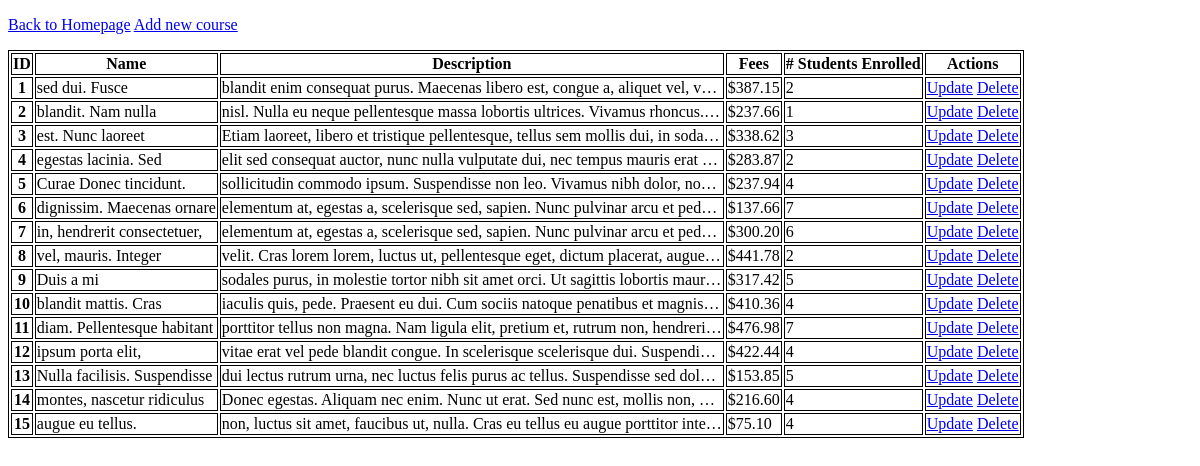
The app's page /courses/index.php (signed in) with its own data.
### tables this page shows
CREATE TABLE `courses`
(
    `id`          int(11) PRIMARY KEY NOT NULL AUTO_INCREMENT,
    `name`        varchar(128)        NOT NULL,
    `description` text                NOT NULL,
    `fees`        decimal(7, 2)       NOT NULL
);

### courses/index.php (the view, shortened to what this page needs)
<?php
require_once("../authentication.php");
$queryCourses = "SELECT
        `co`.`id`, `co`.`name`, `co`.`description`, `co`.`fees`,
        COUNT(`cs`.`student_id`) AS `number_students`
    FROM `courses` `co`
    LEFT JOIN `courses_students` `cs` ON `cs`.`course_id` = `co`.`id`
    GROUP BY `co`.`id`";
$stmt = $dbh->prepare($queryCourses);
$stmt->execute();
?>
<!doctype html>
<html lang="en">
<head>
</head>
<body>
<p><a href="../index.php">Back to Homepage</a> <a href="add.php">Add new course</a></p>
<table class="table">
    <thead>
    <tr>
        <th scope="col">ID</th>
        <th scope="col">Name</th>
        <th scope="col">Description</th>
        <th scope="col">Fees</th>
        <th scope="col"># Students Enrolled</th>
        <th scope="col">Actions</th>
    </tr>
    </thead>
    <tbody>
    <?php while ($row = $stmt->fetchObject()): ?>
        <tr>
            <th scope="row"><?= $row->id ?></th>
            <td class="course-name"><?= $row->name ?></td>
            <td class="course-description"><?= htmlentities($row->description) ?></td>
            <td>$<?= $row->fees ?></td>
            <td><?= $row->number_students ?></td>
            <td><a href="update.php?id=<?= $row->id ?>">Update</a> <a href="delete.php?id=<?= $row->id ?>" class="delete-course">Delete</a></td>
        </tr>
    <?php endwhile; ?>
    </tbody>
</table>
</body>
</html>

### courses/index.php (style rules this page uses)
table, tr, th, td { border: 1px black solid; }
.course-description { max-width: 500px; white-space: nowrap; overflow: hidden; text-overflow: ellipsis; cursor: pointer; }

### records on screen
courses: id "1", name "sed dui. Fusce", description "blandit enim consequat purus. Maecenas libero est, congue a, aliquet vel, v…", fees "387.15", number_students "2"
courses: id "2", name "blandit. Nam nulla", description "nisl. Nulla eu neque pellentesque massa lobortis ultrices. Vivamus rhoncus.…", fees "237.66", number_students "1"
courses: id "3", name "est. Nunc laoreet", description "Etiam laoreet, libero et tristique pellentesque, tellus sem mollis dui, in soda…", fees "338.62", number_students "3"
courses: id "4", name "egestas lacinia. Sed", description "elit sed consequat auctor, nunc nulla vulputate dui, nec tempus mauris erat…", fees "283.87", number_students "2"
courses: id "5", name "Curae Donec tincidunt.", description "sollicitudin commodo ipsum. Suspendisse non leo. Vivamus nibh dolor, no…", fees "237.94", number_students "4"
courses: id "6", name "dignissim. Maecenas ornare", description "elementum at, egestas a, scelerisque sed, sapien. Nunc pulvinar arcu et ped…", fees "137.66", number_students "7"
courses: id "7", name "in, hendrerit consectetuer,", description "elementum at, egestas a, scelerisque sed, sapien. Nunc pulvinar arcu et ped…", fees "300.20", number_students "6"
courses: id "8", name "vel, mauris. Integer", description "velit. Cras lorem lorem, luctus ut, pellentesque eget, dictum placerat, augue…", fees "441.78", number_students "2"
courses: id "9", name "Duis a mi", description "sodales purus, in molestie tortor nibh sit amet orci. Ut sagittis lobortis maur…", fees "317.42", number_students "5"
courses: id "10", name "blandit mattis. Cras", description "iaculis quis, pede. Praesent eu dui. Cum sociis natoque penatibus et magnis…", fees "410.36", number_students "4"
courses: id "11", name "diam. Pellentesque habitant", description "porttitor tellus non magna. Nam ligula elit, pretium et, rutrum non, hendreri…", fees "476.98", number_students "7"
courses: id "12", name "ipsum porta elit,", description "vitae erat vel pede blandit congue. In scelerisque scelerisque dui. Suspendi…", fees "422.44", number_students "4"
courses: id "13", name "Nulla facilisis. Suspendisse", description "dui lectus rutrum urna, nec luctus felis purus ac tellus. Suspendisse sed dol…", fees "153.85", number_students "5"
courses: id "14", name "montes, nascetur ridiculus", description "Donec egestas. Aliquam nec enim. Nunc ut erat. Sed nunc est, mollis non,…", fees "216.60", number_students "4"
courses: id "15", name "augue eu tellus.", description "non, luctus sit amet, faucibus ut, nulla. Cras eu tellus eu augue porttitor inte…", fees "75.10", number_students "4"
